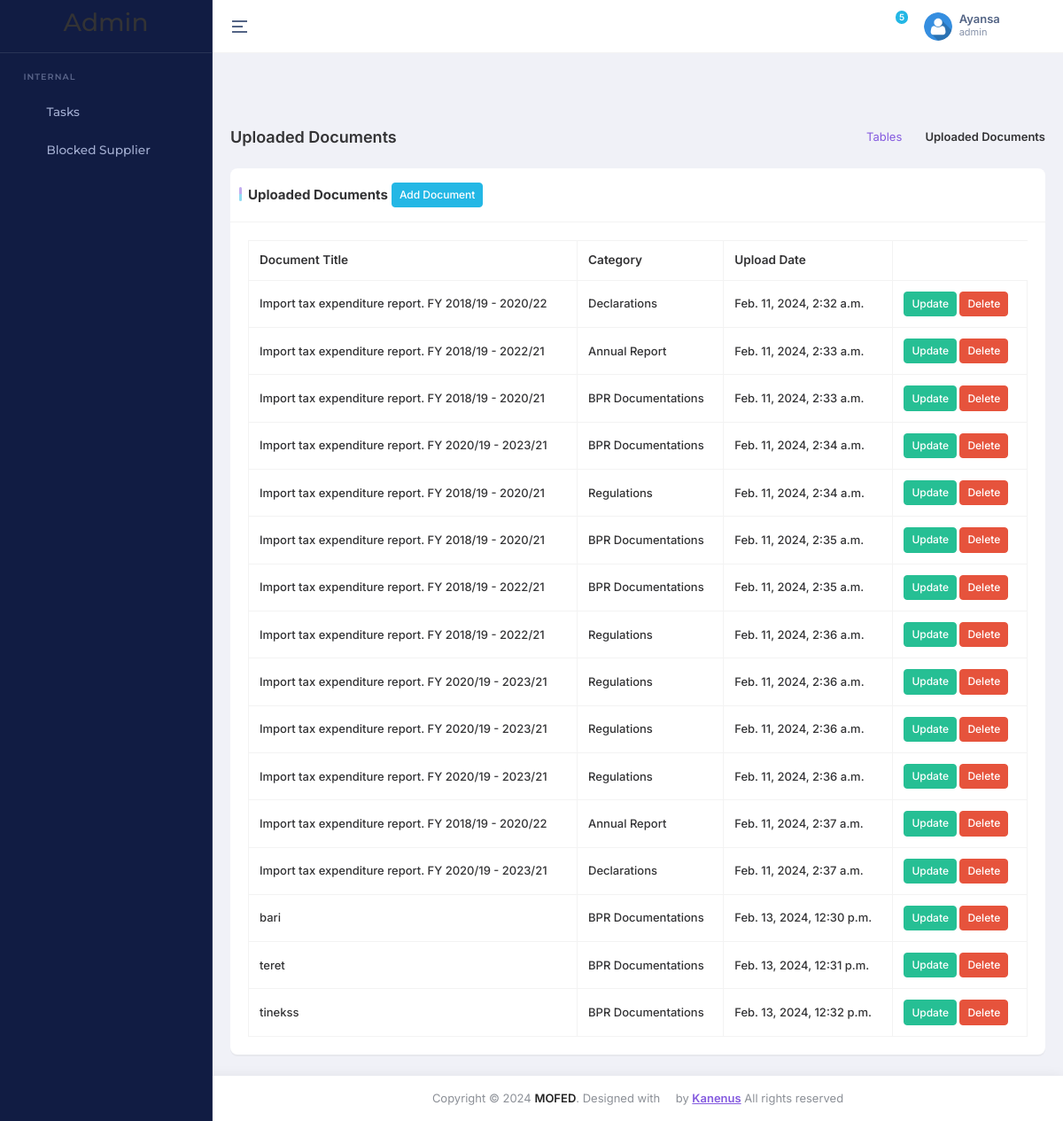
The page /documents/document_view/ (signed in) on the database its author committed.
### accounts/models.py (models this page shows)
class UserProfile(AbstractBaseUser, PermissionsMixin):
    email = models.EmailField(unique=True)
    first_name = models.CharField(('first name'), max_length=150, blank=True)
    last_name = models.CharField(('last name'), max_length=150, blank=True)
    role = models.CharField(max_length=20, choices=USER_ROLES, default='visitor')
    profile_pic = models.ImageField(upload_to='profile_pics/', null=True, blank=True)
    phonenumber = models.CharField(max_length=15, null=True, blank=True)
    groups = models.ManyToManyField(Group, blank=True, related_name='user_profiles')
    user_permissions = models.ManyToManyField(
        Permission, blank=True, related_name='user_profiles_permissions'
    )
    is_active = models.BooleanField(default=False)
    is_staff = models.BooleanField(default=False)
    is_superuser = models.BooleanField(default=False)
    status = models.CharField(max_length=100, choices=STATUS, default='Pending')
    created_date = models.DateTimeField(auto_now_add=True, editable=False)
    date_joined = models.DateTimeField(('date joined'), default=timezone.now)
    objects = MyUserManager()
    USERNAME_FIELD = 'email'
    REQUIRED_FIELDS = ['first_name', 'last_name'] # will appear at py manage.py createsuperuser thingy
    class Meta:
        ordering = ('-id',)

### documents/models.py (models this page shows, shortened)
class Document(models.Model):
    CATEGORY_CHOICES = (
        ('BPR Documentations', 'BPR Documentations'),
        ('Regulations', 'Regulations'),
        ('Declarations', 'Declarations'),
        ('Annual Report', 'Annual Report'),
        ('Other', 'Other'),
    )
    title = models.CharField(max_length=100)
    category = models.CharField(max_length=200, choices=CATEGORY_CHOICES, default='OTH')
    description = models.TextField()
    upload_date = models.DateTimeField(auto_now_add=True)
    file = models.FileField(upload_to='documents/')

### documents/views.py (the view)
# urls.py: path('document_view/', document_view, name='document_view'),
def document_view(request):
    documents = Document.objects.all()
    return render(request, 'document_view.html', {'documents': documents})

### core/context_processors.py (called while the page is built)
def recent_news_mega(request):
    recent_news = NewsArticle.objects.order_by('-created_at')
    recent_news  = recent_news[:4] if recent_news else recent_news
    return {'recent_news_mega':recent_news}

def stgs(request):
    contact_info = ContactInfo.objects.first()
    quick_links = QuickLink.objects.all()
    pages = Pages.objects.first()
    return {
        'contact_info': contact_info,  # Include footer data in context
        'quick_links': quick_links,  # Include footer data in context
        'stg':Settings.objects.first(),
        'pages': pages
    }

### documents/templates/document_view.html (shortened to what this page needs)
{% extends 'base_new_admin.html' %}
{% load static %}
{% block main %}
    <div class="main-content app-content">
        <div class="container-fluid">
            <div class="d-md-flex d-block align-items-center justify-content-between my-4 page-header-breadcrumb">
                <h1 class="page-title fw-semibold fs-18 mb-0">Uploaded Documents</h1>
                <div class="ms-md-1 ms-0">
                    <nav>
                        <ol class="breadcrumb mb-0">
                            <li class="breadcrumb-item"><a href="javascript:void(0);">Tables</a></li>
                            <li class="breadcrumb-item active" aria-current="page">Uploaded Documents</li>
                        </ol>
                    </nav>
                </div>
            </div>
            <div class="row">
                <div class="col-xl-12">
                    <div class="card custom-card">
                        <div class="card-header">
                            <div class="card-title">
                                Uploaded Documents
                            </div>
                            <a href="{% url 'add_document' %}" class="btn btn-sm float-end btn-secondary">Add Document</a>
                        </div>
                        <div class="card-body">
                            <div class="table-responsive">
                                <table id="datatable-basic" class="table table-bordered text-nowrap w-100 datatable">
                                    <thead>
                                        <tr>
                                            <th>Document Title</th>
                                            <th>Category</th>
                                            <th>Upload Date</th>
                                        </tr>
                                    </thead>
                                    <tbody>
                                        {% for document in documents %}
                                        <tr>
                                            <td>{{ document.title }}</td>
                                            <td>{{ document.category }}</td>
                                            <td>{{ document.upload_date }}</td>
                                            <td>
                                                <a href="{% url 'update_document' document_id=document.id %}" class="btn btn-success btn-sm">Update</a>
                                                <form action="{% url 'delete_document' document_id=document.id %}" method="post" style="display: inline;">
                                                    <button class="btn btn-danger btn-sm" onclick="confirmconfirmDelete('{{ document.id }}')">Delete</button>
                                                </form>
                                            </td>
                                        </tr>
                                        {% endfor %}
                                    </tbody>
                                </table>
                            </div>
                        </div>
                    </div>
                </div>
            </div>
        </div>
    </div>
{% endblock %}

### task_manager/templates/base_new_admin.html (shortened to what this page needs)
{% load static %}
{% load menu_tags %}
{% load static cms_tags sekizai_tags  %}
<!DOCTYPE html>
<html lang="en" dir="ltr" data-nav-layout="vertical" data-theme-mode="light" data-header-styles="light" data-menu-styles="dark" data-toggled="close">
<head>
    <link id="style" href="{% static 'dashboard/libs/bootstrap/css/bootstrap.min.css' %}" rel="stylesheet" >
    <link href="{% static 'dashboard/css/styles.min.css' %}" rel="stylesheet" >
    <link href="{% static 'dashboard/css/icons.css' %}" rel="stylesheet" >
    <link href="{% static 'dashboard/libs/node-waves/waves.min.css' %}" rel="stylesheet" >
    <link href="{% static 'dashboard/libs/simplebar/simplebar.min.css' %}" rel="stylesheet" >
    <link rel="stylesheet" href="{% static 'dashboard/libs/flatpickr/flatpickr.min.css' %}">
    <link rel="stylesheet" href="{% static 'dashboard/libs/@simonwep/pickr/themes/nano.min.css' %}">
    <link rel="stylesheet" href="{% static 'dashboard/libs/jsvectormap/css/jsvectormap.min.css' %}">
    <link rel="stylesheet" href="{% static 'dashboard/libs/swiper/swiper-bundle.min.css' %}">
    <link rel="stylesheet" href="{% static 'dashboard/libs/choices.js/public/assets/styles/choices.min.css' %}">
</head>
<body>
    <div class="page">
        <header class="app-header" style="position: relative;">
            <div class="main-header-container container-fluid">
                <div class="header-content-left">
                    <div class="header-element">
                        <a aria-label="Hide Sidebar" class="sidemenu-toggle header-link animated-arrow hor-toggle horizontal-navtoggle" data-bs-toggle="sidebar" href="javascript:void(0);"><span></span></a>
                    </div>
                </div>
                <div class="header-content-right">
                    <div class="header-element header-theme-mode">
                        <a href="javascript:void(0);" class="header-link layout-setting">
                            <span class="light-layout">
                            <i class="bx bx-moon header-link-icon"></i>
                            </span>
                        </a>
                    </div>
                    <div class="header-element notifications-dropdown">
                        <a href="javascript:void(0);" class="header-link dropdown-toggle" data-bs-toggle="dropdown" data-bs-auto-close="outside" id="messageDropdown" aria-expanded="false">
                            <i class="bx bx-bell header-link-icon"></i>
                            <span class="badge bg-secondary rounded-pill header-icon-badge pulse pulse-secondary" id="notification-icon-badge">5</span>
                        </a>
                    </div>
                    <div class="header-element">
                        <a href="javascript:void(0);" class="header-link dropdown-toggle" id="mainHeaderProfile" data-bs-toggle="dropdown" data-bs-auto-close="outside" aria-expanded="false">
                            <div class="d-flex align-items-center">
                                <div class="me-sm-2 me-0">
                                    {% if user.profile_pic %}
                                    <img src="{{ user.profile_pic.url }}"  alt="img" width="32" height="32" class="rounded-circle">
                                    {% else %}
                                    <img src="{% static 'front/imgs/team/user.png' %}"  alt="img" width="32" height="32" class="rounded-circle">
                                    {% endif %}
                                </div>
                                <div class="d-sm-block d-none">
                                    <p class="fw-semibold mb-0 lh-1">{{user.first_name}}</p>
                                    <span class="op-7 fw-normal d-block fs-11">{{user.role}}</span>
                                </div>
                            </div>
                        </a>
                    </div>
                    <div class="header-element">
                        <a href="javascript:void(0);" class="header-link switcher-icon" data-bs-toggle="offcanvas" data-bs-target="#switcher-canvas">
                            <i class="bx bx-cog header-link-icon"></i>
                        </a>
                    </div>
                </div>
            </div>
        </header>
        <aside class="app-sidebar sticky" id="sidebar">
            <div class="main-sidebar-header">
                <a href="" class="header-logo">
                    <h3>Admin </h3>
                </a>
            </div>
            <div class="main-sidebar" id="sidebar-scroll">
                <nav class="main-menu-container nav nav-pills flex-column sub-open">
                    <ul class="main-menu">
                        <li class="slide__category"><span class="category-name">Internal</span></li>
                        <li class="slide has-sub">
                            <a href="javascript:void(0);" class="side-menu__item">
                                <i class="bx bx-task side-menu__icon"></i>
                                <span class="side-menu__label">Tasks</span>
                                <i class="fe fe-chevron-right side-menu__angle"></i>
                            </a>
                        </li>
                        <li class="slide">
                            <a href="{% url 'supplier_list' %}" class="side-menu__item">
                                <i class="bx bx-block side-menu__icon"></i>
                                <span class="side-menu__label">Blocked Supplier</span>
                            </a>
                        </li>
                    </ul>
                </nav>
            </div>
        </aside>
        {% block main%}{% endblock %}
        <footer class="footer mt-auto py-3 bg-white text-center">
            <div class="container">
                <span class="text-muted"> Copyright © <span id="year"></span> <a
                        href="javascript:void(0);" class="text-dark fw-semibold">MOFED</a>.
                    Designed with <span class="bi bi-heart-fill text-danger"></span> by <a href="javascript:void(0);">
                        <span class="fw-semibold text-primary text-decoration-underline">Kanenus</span>
                    </a> All
                    rights
                    reserved
                </span>
            </div>
        </footer>
    </div>
</body>
</html>

### rows shown on the page
UserProfile: first_name "Ayansa", role "admin"
Document: title "Import tax expenditure report. FY 2018/19 - 2020/22", category "Declarations", upload_date "Feb. 11, 2024, 2:32 a.m."
Document: title "Import tax expenditure report. FY 2018/19 - 2022/21", category "Annual Report", upload_date "Feb. 11, 2024, 2:33 a.m."
Document: title "Import tax expenditure report. FY 2018/19 - 2020/21", category "BPR Documentations", upload_date "Feb. 11, 2024, 2:33 a.m."
Document: title "Import tax expenditure report. FY 2020/19 - 2023/21", category "BPR Documentations", upload_date "Feb. 11, 2024, 2:34 a.m."
Document: title "Import tax expenditure report. FY 2018/19 - 2020/21", category "Regulations", upload_date "Feb. 11, 2024, 2:34 a.m."
Document: title "Import tax expenditure report. FY 2018/19 - 2020/21", category "BPR Documentations", upload_date "Feb. 11, 2024, 2:35 a.m."
Document: title "Import tax expenditure report. FY 2018/19 - 2022/21", category "BPR Documentations", upload_date "Feb. 11, 2024, 2:35 a.m."
Document: title "Import tax expenditure report. FY 2018/19 - 2022/21", category "Regulations", upload_date "Feb. 11, 2024, 2:36 a.m."
Document: title "Import tax expenditure report. FY 2020/19 - 2023/21", category "Regulations", upload_date "Feb. 11, 2024, 2:36 a.m."
Document: title "Import tax expenditure report. FY 2020/19 - 2023/21", category "Regulations", upload_date "Feb. 11, 2024, 2:36 a.m."
Document: title "Import tax expenditure report. FY 2020/19 - 2023/21", category "Regulations", upload_date "Feb. 11, 2024, 2:36 a.m."
Document: title "Import tax expenditure report. FY 2018/19 - 2020/22", category "Annual Report", upload_date "Feb. 11, 2024, 2:37 a.m."
Document: title "Import tax expenditure report. FY 2020/19 - 2023/21", category "Declarations", upload_date "Feb. 11, 2024, 2:37 a.m."
Document: title "bari", category "BPR Documentations", upload_date "Feb. 13, 2024, 12:30 p.m."
Document: title "teret", category "BPR Documentations", upload_date "Feb. 13, 2024, 12:31 p.m."
Document: title "tinekss", category "BPR Documentations", upload_date "Feb. 13, 2024, 12:32 p.m."
